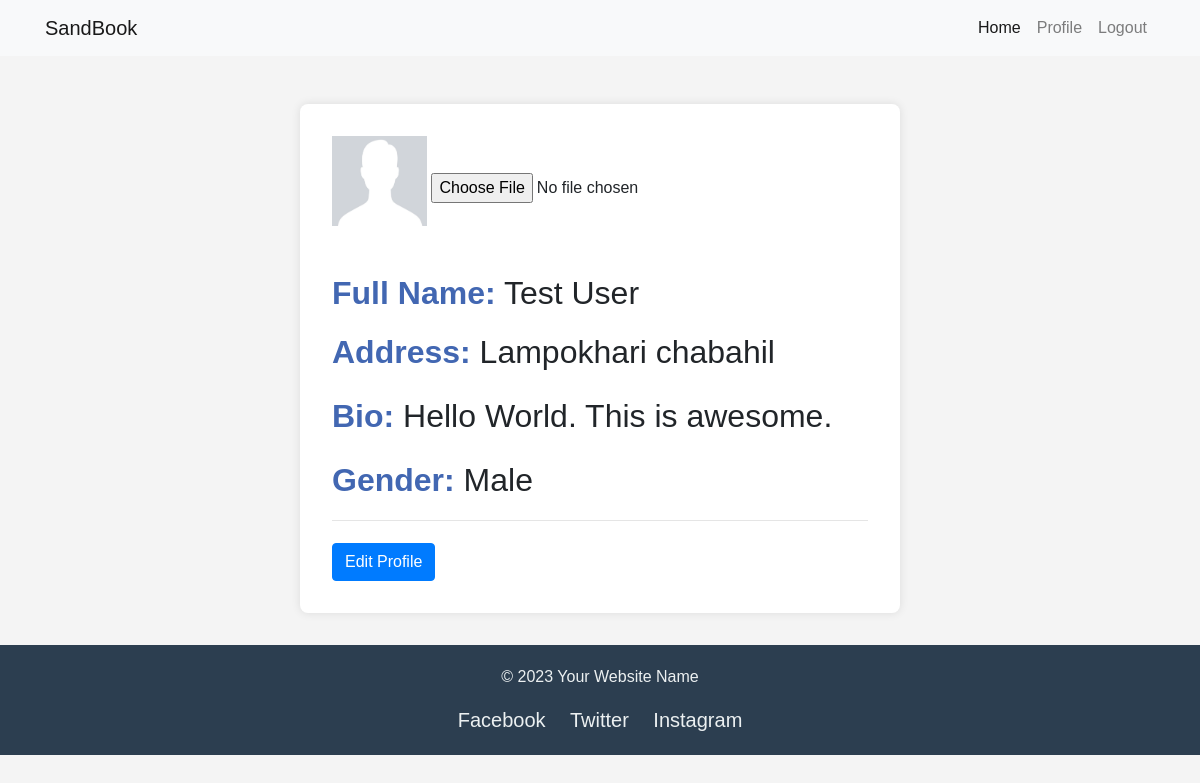
The page /navprofile/ (signed in) on the database as committed earlier.
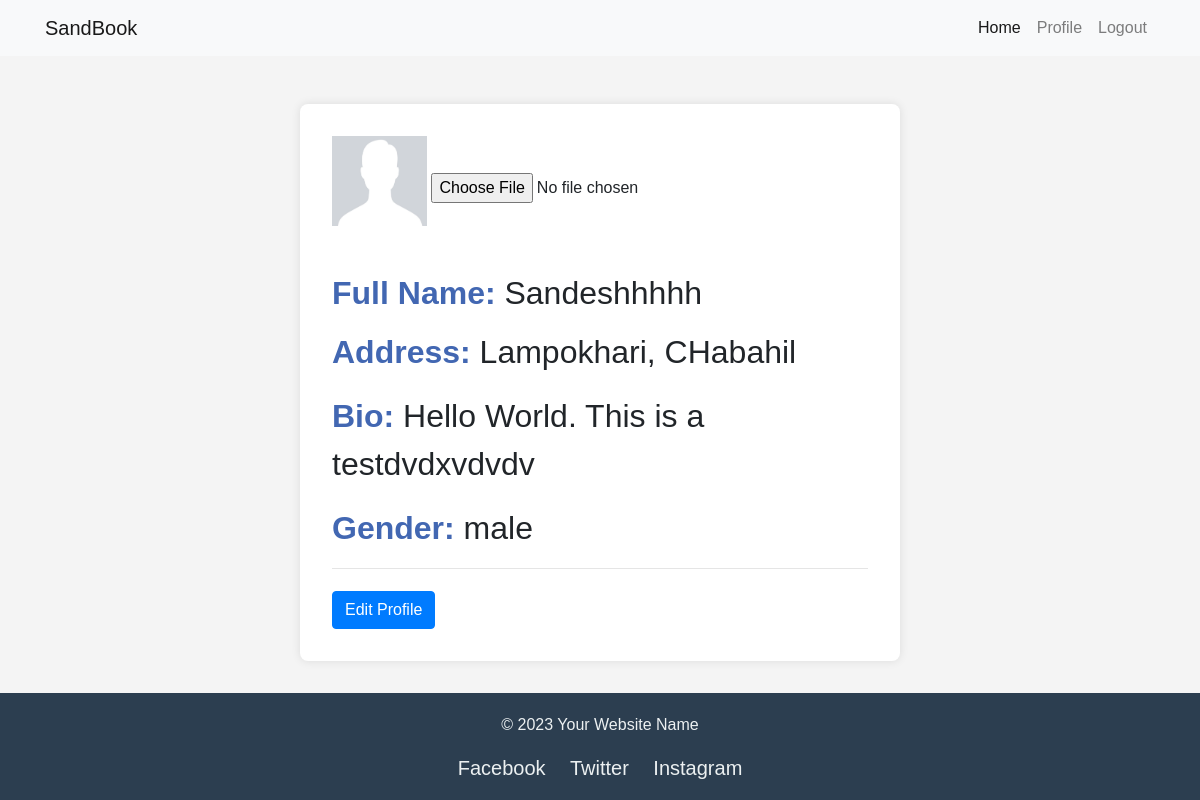
The same page on the database as committed later.
### blog/models.py (models this page shows, shortened)
class profile(models.Model):
    id = models.IntegerField(primary_key = True)
    name = models.CharField(max_length=50)
    birth = models.DateField(null=True, blank=True)
    gender = models.CharField(max_length=20)
    username = models.OneToOneField(User, on_delete= models.CASCADE)
    address = models.CharField(max_length=50, blank=True, null=True)
    bio = models.TextField(blank=True, null=True)
    profile_pic = models.ImageField(upload_to='profilepics', default='default.png', blank=True, null=True, validators=[FileExtensionValidator(allowed_extensions=['png', 'jpg', 'jpeg'])])

### blog/views.py (the view)
# urls.py: path('navprofile/', views.nav_profile, name='navprofile'),
@login_required(login_url='login')
def nav_profile(request):
    data = models.profile.objects.get(username = request.user)
    context = {
        'data' : data,
    }
    return render(request, 'Firstprofile.html', context)

### templates/Firstprofile.html
{% extends 'base.html' %}
{% load static %}
{% block css %}
<link rel="stylesheet" href="{% static 'css/profile.css' %}">
{% endblock %}
{% block content %}
<section>
    <div class="details">
        <img id="editimage" src="{{ data.profile_pic.url }}" alt="">
        <input type="file">
        <h2 id="fullName" class="fieldsss"> <strong>Full Name:</strong> {{data.name}}</h2>
        <p id="address" class="fieldsss"> <strong>Address:</strong> {{data.address}}</p>
        <p id="bio" class="fieldsss"> <strong>Bio: </strong><span> {{data.bio}}</span></p>
        <p id="gender" class="fieldsss"> <strong>Gender:</strong> <span> {{data.gender}} </span></p>
        <hr>
        <a href="Profilepage/{{data.id}}"><button type="button" class="btn btn-primary">Edit Profile</button></a>
    </div>
</section>
{% endblock %}

Rows that differ between the two databases and show on the page:
changed profile: name "Test User" → "Sandeshhhhh"; address "Lampokhari chabahil" → "Lampokhari, CHabahil"; bio "Hello World. This is awesome." → "Hello World. This is a testdvdxvdvdv"; gender "Male" → "male"
